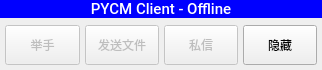
<?xml version="1.0" encoding="UTF-8"?>
<ui version="4.0">
 <class>MainForm</class>
 <widget class="QWidget" name="MainForm">
  <property name="geometry">
   <rect>
    <x>0</x>
    <y>0</y>
    <width>322</width>
    <height>70</height>
   </rect>
  </property>
  <property name="minimumSize">
   <size>
    <width>322</width>
    <height>70</height>
   </size>
  </property>
  <property name="maximumSize">
   <size>
    <width>397</width>
    <height>75</height>
   </size>
  </property>
  <property name="windowTitle">
   <string>客户端</string>
  </property>
  <property name="windowIcon">
   <iconset resource="../Resources.qrc">
    <normaloff>:/Core/Resources/Logo.png</normaloff>:/Core/Resources/Logo.png</iconset>
  </property>
  <layout class="QVBoxLayout" name="verticalLayout_2" stretch="0,3">
   <property name="spacing">
    <number>2</number>
   </property>
   <property name="leftMargin">
    <number>0</number>
   </property>
   <property name="topMargin">
    <number>0</number>
   </property>
   <property name="rightMargin">
    <number>0</number>
   </property>
   <property name="bottomMargin">
    <number>0</number>
   </property>
   <item>
    <widget class="QLabel" name="title_label">
     <property name="font">
      <font>
       <family>Roboto Medium</family>
       <pointsize>11</pointsize>
      </font>
     </property>
     <property name="styleSheet">
      <string notr="true">background-color: rgb(0, 0, 255);
color: rgb(255, 255, 255);</string>
     </property>
     <property name="text">
      <string>PYCM Client - Offline</string>
     </property>
     <property name="alignment">
      <set>Qt::AlignCenter</set>
     </property>
    </widget>
   </item>
   <item>
    <layout class="QHBoxLayout" name="horizontalLayout">
     <property name="spacing">
      <number>5</number>
     </property>
     <property name="leftMargin">
      <number>5</number>
     </property>
     <property name="topMargin">
      <number>5</number>
     </property>
     <property name="rightMargin">
      <number>5</number>
     </property>
     <property name="bottomMargin">
      <number>5</number>
     </property>
     <item>
      <widget class="QPushButton" name="notify_button">
       <property name="enabled">
        <bool>false</bool>
       </property>
       <property name="sizePolicy">
        <sizepolicy hsizetype="Minimum" vsizetype="Minimum">
         <horstretch>0</horstretch>
         <verstretch>0</verstretch>
        </sizepolicy>
       </property>
       <property name="text">
        <string>举手</string>
       </property>
      </widget>
     </item>
     <item>
      <widget class="QPushButton" name="send_file_button">
       <property name="enabled">
        <bool>false</bool>
       </property>
       <property name="sizePolicy">
        <sizepolicy hsizetype="Minimum" vsizetype="Minimum">
         <horstretch>0</horstretch>
         <verstretch>0</verstretch>
        </sizepolicy>
       </property>
       <property name="text">
        <string>发送文件</string>
       </property>
      </widget>
     </item>
     <item>
      <widget class="QPushButton" name="private_message_button">
       <property name="enabled">
        <bool>false</bool>
       </property>
       <property name="sizePolicy">
        <sizepolicy hsizetype="Minimum" vsizetype="Minimum">
         <horstretch>0</horstretch>
         <verstretch>0</verstretch>
        </sizepolicy>
       </property>
       <property name="text">
        <string>私信</string>
       </property>
      </widget>
     </item>
     <item>
      <widget class="QPushButton" name="hide_button">
       <property name="sizePolicy">
        <sizepolicy hsizetype="Minimum" vsizetype="Minimum">
         <horstretch>0</horstretch>
         <verstretch>0</verstretch>
        </sizepolicy>
       </property>
       <property name="text">
        <string>隐藏</string>
       </property>
      </widget>
     </item>
    </layout>
   </item>
  </layout>
 </widget>
 <resources>
  <include location="../Resources.qrc"/>
 </resources>
 <connections>
  <connection>
   <sender>hide_button</sender>
   <signal>clicked()</signal>
   <receiver>MainForm</receiver>
   <slot>hide()</slot>
   <hints>
    <hint type="sourcelabel">
     <x>280</x>
     <y>53</y>
    </hint>
    <hint type="destinationlabel">
     <x>284</x>
     <y>31</y>
    </hint>
   </hints>
  </connection>
  <connection>
   <sender>send_file_button</sender>
   <signal>clicked()</signal>
   <receiver>MainForm</receiver>
   <slot>show_file_send_window()</slot>
   <hints>
    <hint type="sourcelabel">
     <x>158</x>
     <y>64</y>
    </hint>
    <hint type="destinationlabel">
     <x>130</x>
     <y>10</y>
    </hint>
   </hints>
  </connection>
  <connection>
   <sender>notify_button</sender>
   <signal>clicked()</signal>
   <receiver>MainForm</receiver>
   <slot>notify_console()</slot>
   <hints>
    <hint type="sourcelabel">
     <x>41</x>
     <y>51</y>
    </hint>
    <hint type="destinationlabel">
     <x>66</x>
     <y>22</y>
    </hint>
   </hints>
  </connection>
 </connections>
 <slots>
  <slot>show_file_send_window()</slot>
  <slot>notify_console()</slot>
 </slots>
</ui>
